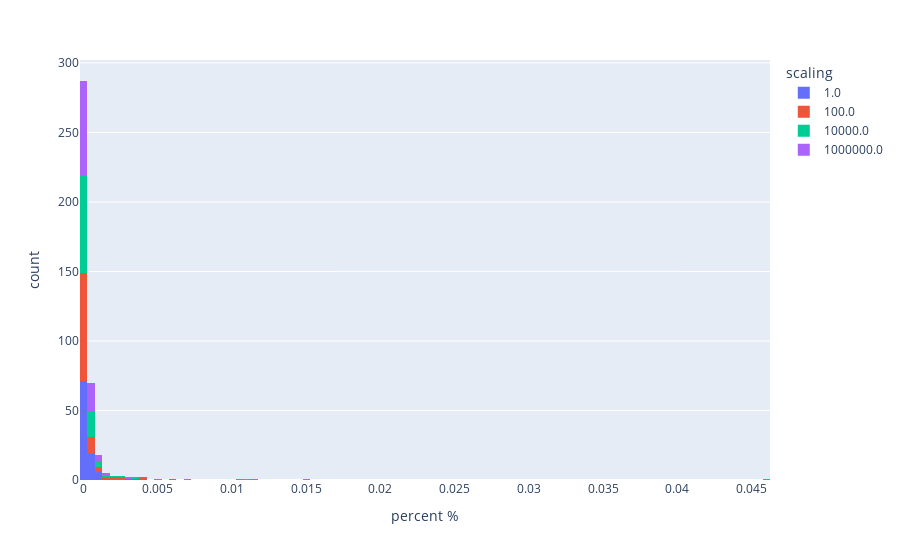

Here is the notebook cell this chart was saved with:
### Code cell
fig = px.histogram(df_abv, x="percent %", color='scaling')
fig.show()
